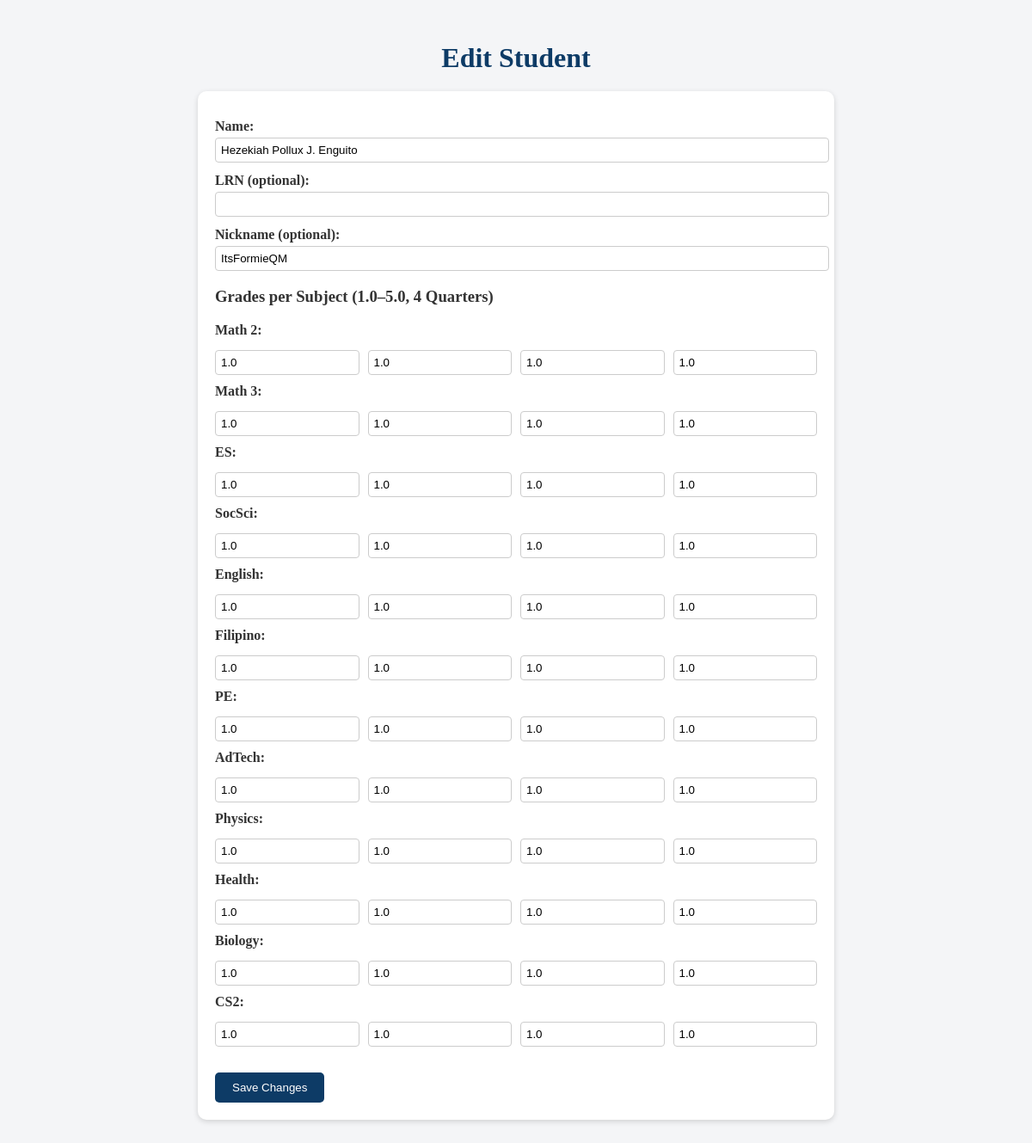
Screenshot of /edit/1 with the database file from the repository.
### app.py (models this page shows, shortened)
class Student(db.Model):
    id = db.Column(db.Integer, primary_key=True)
    name = db.Column(db.String(100), nullable=False)
    lrn = db.Column(db.String(20), nullable=True)
    nickname = db.Column(db.String(50), nullable=True)
    created_at = db.Column(db.DateTime, default=datetime.now)
    grades = db.relationship("Grade", backref="student", cascade="all, delete-orphan")

class Grade(db.Model):
    id = db.Column(db.Integer, primary_key=True)
    student_id = db.Column(db.Integer, db.ForeignKey("student.id"))
    subject = db.Column(db.String(50), nullable=False)
    q1 = db.Column(db.Float, default=5.0)
    q2 = db.Column(db.Float, default=5.0)
    q3 = db.Column(db.Float, default=5.0)
    q4 = db.Column(db.Float, default=5.0)

### app.py (the view, shortened to what this page needs)
@app.route("/edit/<int:student_id>", methods=["GET", "POST"])
def edit_student(student_id):
    student = Student.query.get_or_404(student_id)
    subjects = ["Math 2", "Math 3", "ES", "SocSci", "English", "Filipino",
                "PE", "AdTech", "Physics", "Health", "Biology", "CS2"]
    return render_template("add_student.html", student=student, subjects=subjects)

### templates/add_student.html (shortened to what this page needs)
<!doctype html>
<html>
<head>
</head>
<body>
    <h1>{{ "Edit Student" if student else "Add Student" }}</h1>
    <form method="POST" id="studentForm">
        <label>Name:</label>
        <input type="text" name="name" required value="{{ student.name if student else '' }}">
        <label>LRN (optional):</label>
        <input type="text" name="lrn" value="{{ student.lrn if student else '' }}">
        <label>Nickname (optional):</label>
        <input type="text" name="nickname" value="{{ student.nickname if student else '' }}">
        <h3>Grades per Subject (1.0–5.0, 4 Quarters)</h3>
        {% for subj in subjects %}
            {% set grade = student.grades | selectattr("subject","equalto",subj) | first if student else None %}
            <div class="grades-row">
                <label>{{ subj }}:</label>
                <input type="number" name="{{ subj }}_q1" placeholder="Q1" min="1" max="5" step="0.01" value="{{ grade.q1 if grade else 5 }}">
                <input type="number" name="{{ subj }}_q2" placeholder="Q2" min="1" max="5" step="0.01" value="{{ grade.q2 if grade else 5 }}">
                <input type="number" name="{{ subj }}_q3" placeholder="Q3" min="1" max="5" step="0.01" value="{{ grade.q3 if grade else 5 }}">
                <input type="number" name="{{ subj }}_q4" placeholder="Q4" min="1" max="5" step="0.01" value="{{ grade.q4 if grade else 5 }}">
            </div>
        {% endfor %}
        <button type="submit">{{ "Save Changes" if student else "Add Student" }}</button>
    </form>
</body>
</html>

### templates/add_student.html (style rules this page uses)
body { font-family: 'Georgia', serif; background: #f4f5f7; padding: 20px; color: #333; }
h1 { text-align: center; color: #0D3B66; margin-bottom: 20px; }
form { max-width: 700px; margin: auto; background: white; padding: 20px; border-radius: 10px; box-shadow: 0 2px 6px rgba(0,0,0,0.15); }
label { display: block; margin-top: 12px; font-weight: bold; }
input[type=text], input[type=number] { width: 100%; padding: 6px; margin-top: 4px; border-radius: 4px; border: 1px solid #ccc; }
.grades-row { display: flex; flex-wrap: wrap; gap: 10px; margin-bottom: 10px; }
.grades-row label { flex-basis: 100%; margin-top: 0; }
.grades-row input { flex: 1; }
button { margin-top: 20px; padding: 10px 20px; background: #0D3B66; color: white; border: none; border-radius: 5px; cursor: pointer; }

### rows the page displays
Student: name "Hezekiah Pollux J. Enguito", nickname "ItsFormieQM"
Grade: subject "Math 2", q1 "1.0", q2 "1.0", q3 "1.0", q4 "1.0"
Grade: subject "Math 3", q1 "1.0", q2 "1.0", q3 "1.0", q4 "1.0"
Grade: q1 "1.0", q2 "1.0", q3 "1.0", q4 "1.0"
Grade: subject "SocSci", q1 "1.0", q2 "1.0", q3 "1.0", q4 "1.0"
Grade: subject "English", q1 "1.0", q2 "1.0", q3 "1.0", q4 "1.0"
Grade: subject "Filipino", q1 "1.0", q2 "1.0", q3 "1.0", q4 "1.0"
Grade: q1 "1.0", q2 "1.0", q3 "1.0", q4 "1.0"
Grade: subject "AdTech", q1 "1.0", q2 "1.0", q3 "1.0", q4 "1.0"
Grade: subject "Physics", q1 "1.0", q2 "1.0", q3 "1.0", q4 "1.0"
Grade: subject "Health", q1 "1.0", q2 "1.0", q3 "1.0", q4 "1.0"
Grade: subject "Biology", q1 "1.0", q2 "1.0", q3 "1.0", q4 "1.0"
Grade: subject "CS2", q1 "1.0", q2 "1.0", q3 "1.0", q4 "1.0"

### other values shown
{{ "Edit Student" if student else "Add Student" }} "Edit Student"
{{ subj }} "ES" "PE"
{{ "Save Changes" if student else "Add Student" }} "Save Changes"
